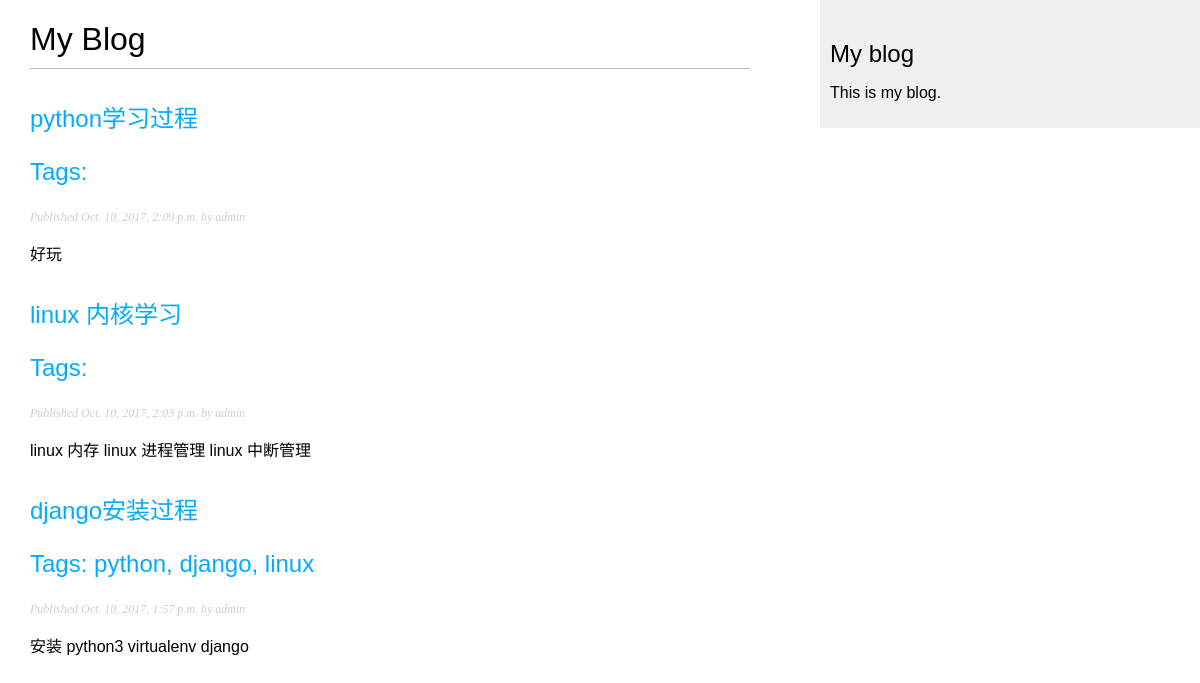
Screenshot of /blog/ with the database file from the repository.
### blog/models.py (models this page shows, shortened)
class Post(models.Model):
    STATUS_CHOICES = (
        ('draft', 'Draft'),
        ('published', 'Published')
    )
    title = models.CharField(max_length=250)
    slug = models.SlugField(max_length=250, unique_for_date='publish')
    author = models.ForeignKey(User, related_name='blog_posts')
    body = models.TextField()
    publish = models.DateTimeField(default=timezone.now)
    created = models.DateTimeField(auto_now_add=True)
    updated = models.DateTimeField(auto_now=True)
    status = models.CharField(max_length=10, choices=STATUS_CHOICES, default='draft')
    tags = TaggableManager()
    class Meta:
        ordering = ('-publish',)
    def get_absolute_url(self):
        return reverse('blog:post_detail',
                      args=[self.publish.year,
                      self.publish.strftime('%m'),
                      self.publish.strftime('%d'),
                      self.slug])
    objects = models.Manager()
    published = PublishedManager()

### blog/views.py (the view)
def post_list(request):
    posts = Post.published.all()
    return render(request, 'blog/post/list.html', {'posts':posts})

### blog/models.py (called while the page is built)
    def get_queryset(self):
        return super(PublishedManager,self).get_queryset().filter(status='published')

### blog/templates/blog/post/list.html (shortened to what this page needs)
{% extends "blog/base.html" %}
{% block content %}
<h1>My Blog</h1>
{% for post in posts %}
<h2>
<a href="{{ post.get_absolute_url }}">
{{ post.title }}
<p class="tags">Tags: {{ post.tags.all|join:", " }} </p>
</a>
</h2>
<p class="date">
Published {{ post.publish }} by {{ post.author }}
</p>
{{ post.body|truncatewords:30|linebreaks }}
{% endfor %}
{% endblock %}

### blog/templates/blog/base.html (shortened to what this page needs)
{% load staticfiles %}
<!DOCTYPE html>
<html>
<head>
<link href="{% static "css/blog.css" %}" rel="stylesheet">
</head>
<body>
<div id="content">
{% block content %}
{% endblock %}
</div>
<div id="sidebar">
<h2>My blog</h2>
<p>This is my blog.</p>
</div>
</body>
</html>

### blog/static/css/blog.css (style rules this page uses)
body { margin:0; padding:0; font-family:helvetica, sans-serif; }
a { color:#00abff; text-decoration:none; }
h1 { font-weight:normal; border-bottom:1px solid #bbb; padding:0 0 10px 0; }
h2 { font-weight:normal; margin:30px 0 0; }
#content { float:left; width:60%; padding:0 0 0 30px; }
#sidebar { float:right; width:30%; padding:10px; background:#efefef; height:100%; }
p.date { color:#ccc; font-family: georgia, serif; font-size: 12px; font-style: italic; }

### rows the page displays
Post: title "python学习过程", publish "Oct. 10, 2017, 2:09 p.m.", author "admin", body "好玩"
Post: title "linux 内核学习", publish "Oct. 10, 2017, 2:03 p.m.", author "admin", body "linux 内存 linux 进程管理 linux 中断管理"
Post: title "django安装过程", tags.all "python, django, linux", publish "Oct. 10, 2017, 1:57 p.m.", author "admin", body "安装 python3 virtualenv django"
